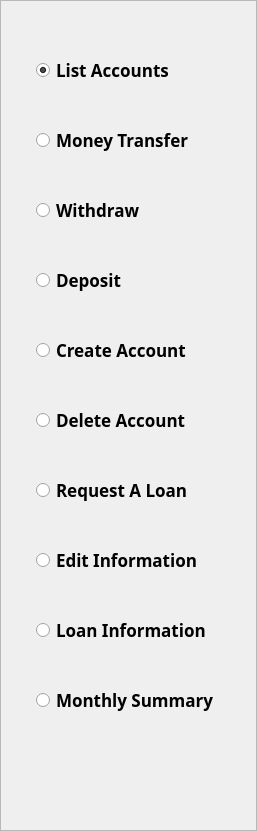
   <widget class="QFrame" name="operations_list">
    <property name="geometry">
     <rect>
      <x>0</x>
      <y>170</y>
      <width>244</width>
      <height>671</height>
     </rect>
    </property>
    <property name="styleSheet">
     <string notr="true"/>
    </property>
    <property name="frameShape">
     <enum>QFrame::StyledPanel</enum>
    </property>
    <property name="frameShadow">
     <enum>QFrame::Raised</enum>
    </property>
    <layout class="QVBoxLayout" name="verticalLayout">
     <property name="spacing">
      <number>20</number>
     </property>
     <property name="leftMargin">
      <number>35</number>
     </property>
     <property name="topMargin">
      <number>44</number>
     </property>
     <property name="rightMargin">
      <number>0</number>
     </property>
     <property name="bottomMargin">
      <number>105</number>
     </property>
     <item>
      <widget class="QRadioButton" name="listAccounts_radio">
       <property name="sizePolicy">
        <sizepolicy hsizetype="Minimum" vsizetype="Minimum">
         <horstretch>6</horstretch>
         <verstretch>0</verstretch>
        </sizepolicy>
       </property>
       <property name="minimumSize">
        <size>
         <width>62</width>
         <height>50</height>
        </size>
       </property>
       <property name="maximumSize">
        <size>
         <width>16777215</width>
         <height>16777215</height>
        </size>
       </property>
       <property name="palette">
        <palette>
         <active/>
         <inactive/>
         <disabled/>
        </palette>
       </property>
       <property name="font">
        <font>
         <family>Sitka Display</family>
         <pointsize>13</pointsize>
         <weight>75</weight>
         <bold>true</bold>
        </font>
       </property>
       <property name="styleSheet">
        <string notr="true"/>
       </property>
       <property name="text">
        <string>List Accounts</string>
       </property>
       <property name="checkable">
        <bool>true</bool>
       </property>
       <property name="checked">
        <bool>true</bool>
       </property>
       <attribute name="buttonGroup">
        <string notr="true">buttonGroup</string>
       </attribute>
      </widget>
     </item>
     <item>
      <widget class="QRadioButton" name="moneyTransfer_radio">
       <property name="sizePolicy">
        <sizepolicy hsizetype="Minimum" vsizetype="Minimum">
         <horstretch>6</horstretch>
         <verstretch>0</verstretch>
        </sizepolicy>
       </property>
       <property name="minimumSize">
        <size>
         <width>62</width>
         <height>50</height>
        </size>
       </property>
       <property name="maximumSize">
        <size>
         <width>16777215</width>
         <height>16777215</height>
        </size>
       </property>
       <property name="palette">
        <palette>
         <active/>
         <inactive/>
         <disabled/>
        </palette>
       </property>
       <property name="font">
        <font>
         <family>Sitka Display</family>
         <pointsize>13</pointsize>
         <weight>75</weight>
         <bold>true</bold>
        </font>
       </property>
       <property name="styleSheet">
        <string notr="true"/>
       </property>
       <property name="text">
        <string>Money Transfer</string>
       </property>
       <property name="checkable">
        <bool>true</bool>
       </property>
       <property name="checked">
        <bool>false</bool>
       </property>
       <attribute name="buttonGroup">
        <string notr="true">buttonGroup</string>
       </attribute>
      </widget>
     </item>
     <item>
      <widget class="QRadioButton" name="withdraw_radio">
       <property name="sizePolicy">
        <sizepolicy hsizetype="Minimum" vsizetype="Minimum">
         <horstretch>0</horstretch>
         <verstretch>0</verstretch>
        </sizepolicy>
       </property>
       <property name="minimumSize">
        <size>
         <width>21</width>
         <height>50</height>
        </size>
       </property>
       <property name="maximumSize">
        <size>
         <width>16777215</width>
         <height>16777215</height>
        </size>
       </property>
       <property name="font">
        <font>
         <family>Sitka</family>
         <pointsize>13</pointsize>
         <weight>75</weight>
         <bold>true</bold>
        </font>
       </property>
       <property name="autoFillBackground">
        <bool>false</bool>
       </property>
       <property name="styleSheet">
        <string notr="true"/>
       </property>
       <property name="text">
        <string>Withdraw</string>
       </property>
       <property name="checkable">
        <bool>true</bool>
       </property>
       <property name="checked">
        <bool>false</bool>
       </property>
       <attribute name="buttonGroup">
        <string notr="true">buttonGroup</string>
       </attribute>
      </widget>
     </item>
     <item>
      <widget class="QRadioButton" name="deposit_radio">
       <property name="sizePolicy">
        <sizepolicy hsizetype="Minimum" vsizetype="Minimum">
         <horstretch>0</horstretch>
         <verstretch>0</verstretch>
        </sizepolicy>
       </property>
       <property name="minimumSize">
        <size>
         <width>220</width>
         <height>50</height>
        </size>
       </property>
       <property name="maximumSize">
        <size>
         <width>16777215</width>
         <height>16777215</height>
        </size>
       </property>
       <property name="font">
        <font>
         <family>Sitka</family>
         <pointsize>13</pointsize>
         <weight>75</weight>
         <bold>true</bold>
        </font>
       </property>
       <property name="styleSheet">
        <string notr="true"/>
       </property>
       <property name="text">
        <string>Deposit</string>
       </property>
       <property name="checkable">
        <bool>true</bool>
       </property>
       <property name="checked">
        <bool>false</bool>
       </property>
       <attribute name="buttonGroup">
        <string notr="true">buttonGroup</string>
       </attribute>
      </widget>
     </item>
     <item>
      <widget class="QRadioButton" name="newAccount_radio">
       <property name="sizePolicy">
        <sizepolicy hsizetype="Minimum" vsizetype="Minimum">
         <horstretch>0</horstretch>
         <verstretch>0</verstretch>
        </sizepolicy>
       </property>
       <property name="minimumSize">
        <size>
         <width>0</width>
         <height>50</height>
        </size>
       </property>
       <property name="maximumSize">
        <size>
         <width>16777215</width>
         <height>16777215</height>
        </size>
       </property>
       <property name="font">
        <font>
         <family>Sitka</family>
         <pointsize>13</pointsize>
         <weight>75</weight>
         <bold>true</bold>
        </font>
       </property>
       <property name="styleSheet">
        <string notr="true"/>
       </property>
       <property name="text">
        <string>Create Account</string>
       </property>
       <property name="checkable">
        <bool>true</bool>
       </property>
       <property name="checked">
        <bool>false</bool>
       </property>
       <attribute name="buttonGroup">
        <string notr="true">buttonGroup</string>
       </attribute>
      </widget>
     </item>
     <item>
      <widget class="QRadioButton" name="deleteAccount_radio">
       <property name="sizePolicy">
        <sizepolicy hsizetype="Minimum" vsizetype="Minimum">
         <horstretch>0</horstretch>
         <verstretch>0</verstretch>
        </sizepolicy>
       </property>
       <property name="minimumSize">
        <size>
         <width>0</width>
         <height>50</height>
        </size>
       </property>
       <property name="maximumSize">
        <size>
         <width>16777215</width>
         <height>16777215</height>
        </size>
       </property>
       <property name="font">
        <font>
         <family>Sitka</family>
         <pointsize>13</pointsize>
         <weight>75</weight>
         <bold>true</bold>
        </font>
       </property>
       <property name="styleSheet">
        <string notr="true"/>
       </property>
       <property name="text">
        <string>Delete Account</string>
       </property>
       <property name="checkable">
        <bool>true</bool>
       </property>
       <property name="checked">
        <bool>false</bool>
       </property>
       <attribute name="buttonGroup">
        <string notr="true">buttonGroup</string>
       </attribute>
      </widget>
     </item>
     <item>
      <widget class="QRadioButton" name="req_loan_radio">
       <property name="sizePolicy">
        <sizepolicy hsizetype="Minimum" vsizetype="Minimum">
         <horstretch>0</horstretch>
         <verstretch>0</verstretch>
        </sizepolicy>
       </property>
       <property name="minimumSize">
        <size>
         <width>0</width>
         <height>50</height>
        </size>
       </property>
       <property name="maximumSize">
        <size>
         <width>16777215</width>
         <height>16777215</height>
        </size>
       </property>
       <property name="font">
        <font>
         <family>Sitka</family>
         <pointsize>13</pointsize>
         <weight>75</weight>
         <bold>true</bold>
        </font>
       </property>
       <property name="styleSheet">
        <string notr="true"/>
       </property>
       <property name="text">
        <string>Request A Loan</string>
       </property>
       <property name="checkable">
        <bool>true</bool>
       </property>
       <property name="checked">
        <bool>false</bool>
       </property>
       <attribute name="buttonGroup">
        <string notr="true">buttonGroup</string>
       </attribute>
      </widget>
     </item>
     <item>
      <widget class="QRadioButton" name="editInfo_radio">
       <property name="sizePolicy">
        <sizepolicy hsizetype="Minimum" vsizetype="Minimum">
         <horstretch>0</horstretch>
         <verstretch>0</verstretch>
        </sizepolicy>
       </property>
       <property name="minimumSize">
        <size>
         <width>0</width>
         <height>50</height>
        </size>
       </property>
       <property name="maximumSize">
        <size>
         <width>16777215</width>
         <height>16777215</height>
        </size>
       </property>
       <property name="font">
        <font>
         <family>Sitka</family>
         <pointsize>13</pointsize>
         <weight>75</weight>
         <bold>true</bold>
        </font>
       </property>
       <property name="styleSheet">
        <string notr="true"/>
       </property>
       <property name="text">
        <string>Edit Information</string>
       </property>
       <property name="checkable">
        <bool>true</bool>
       </property>
       <property name="checked">
        <bool>false</bool>
       </property>
       <attribute name="buttonGroup">
        <string notr="true">buttonGroup</string>
       </attribute>
      </widget>
     </item>
     <item>
      <widget class="QRadioButton" name="loan_info_radio">
       <property name="sizePolicy">
        <sizepolicy hsizetype="Minimum" vsizetype="Minimum">
         <horstretch>0</horstretch>
         <verstretch>0</verstretch>
        </sizepolicy>
       </property>
       <property name="minimumSize">
        <size>
         <width>0</width>
         <height>50</height>
        </size>
       </property>
       <property name="maximumSize">
        <size>
         <width>16777215</width>
         <height>16777215</height>
        </size>
       </property>
       <property name="font">
        <font>
         <family>Sitka</family>
         <pointsize>13</pointsize>
         <weight>75</weight>
         <bold>true</bold>
        </font>
       </property>
       <property name="styleSheet">
        <string notr="true"/>
       </property>
       <property name="text">
        <string>Loan Information</string>
       </property>
       <property name="checkable">
        <bool>true</bool>
       </property>
       <property name="checked">
        <bool>false</bool>
       </property>
       <attribute name="buttonGroup">
        <string notr="true">buttonGroup</string>
       </attribute>
      </widget>
     </item>
     <item>
      <widget class="QRadioButton" name="monthlySummary_radio">
       <property name="sizePolicy">
        <sizepolicy hsizetype="Minimum" vsizetype="Minimum">
         <horstretch>6</horstretch>
         <verstretch>0</verstretch>
        </sizepolicy>
       </property>
       <property name="minimumSize">
        <size>
         <width>62</width>
         <height>50</height>
        </size>
       </property>
       <property name="maximumSize">
        <size>
         <width>16777215</width>
         <height>16777215</height>
        </size>
       </property>
       <property name="palette">
        <palette>
         <active/>
         <inactive/>
         <disabled/>
        </palette>
       </property>
       <property name="font">
        <font>
         <family>Sitka</family>
         <pointsize>13</pointsize>
         <weight>75</weight>
         <bold>true</bold>
        </font>
       </property>
       <property name="styleSheet">
        <string notr="true"/>
       </property>
       <property name="text">
        <string>Monthly Summary</string>
       </property>
       <property name="checkable">
        <bool>true</bool>
       </property>
       <property name="checked">
        <bool>false</bool>
       </property>
       <attribute name="buttonGroup">
        <string notr="true">buttonGroup</string>
       </attribute>
      </widget>
     </item>
    </layout>
   </widget>
